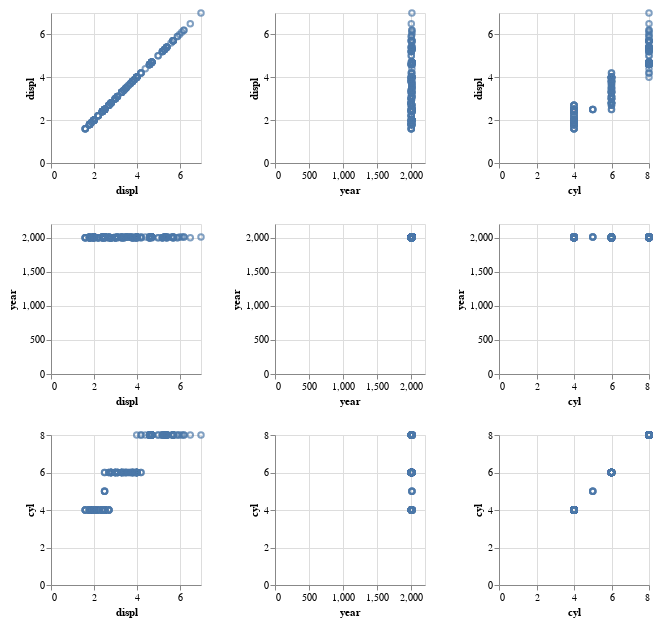

The cell this chart's notebook holds for it:
### Markdown cell above
**Target variable**: miles per gallon city (cty)  
**Predictor variables**: engine displacement (displ), model year (year), number of cylinders (cyl), vehicle class (class)

### Code cell
target = "cty"
predictors = ["displ", "year", "cyl", "class"]

alt.Chart(mpg).mark_point().encode(
    alt.X(alt.repeat("column"), type='quantitative'),
    alt.Y(alt.repeat("row"), type='quantitative')
).properties(
    width=150,
    height=150
).repeat(
    row=["displ", "year", "cyl"],
    column=["displ", "year", "cyl"]
)

### Figure 1 — Vega-Lite specification as saved in the notebook (floating-point values rounded to 4 significant figures; data arrays with more than 128 entries replaced by an {"elided": "..."} marker saying what was removed)
{"config": {"view": {"continuousWidth": 300, "continuousHeight": 300}}, "repeat": {"column": ["displ", "year", "cyl"], "row": ["displ", "year", "cyl"]}, "spec": {"data": {"name": "data-784d2a789a5f3a352263a16b6c4cd367"}, "mark": {"type": "point"}, "encoding": {"x": {"field": {"repeat": "column"}, "type": "quantitative"}, "y": {"field": {"repeat": "row"}, "type": "quantitative"}}, "height": 150, "width": 150}, "$schema": "https://vega.github.io/schema/vega-lite/v5.16.3.json", "datasets": {"data-784d2a789a5f3a352263a16b6c4cd367": {"elided": "234 records"}}}
